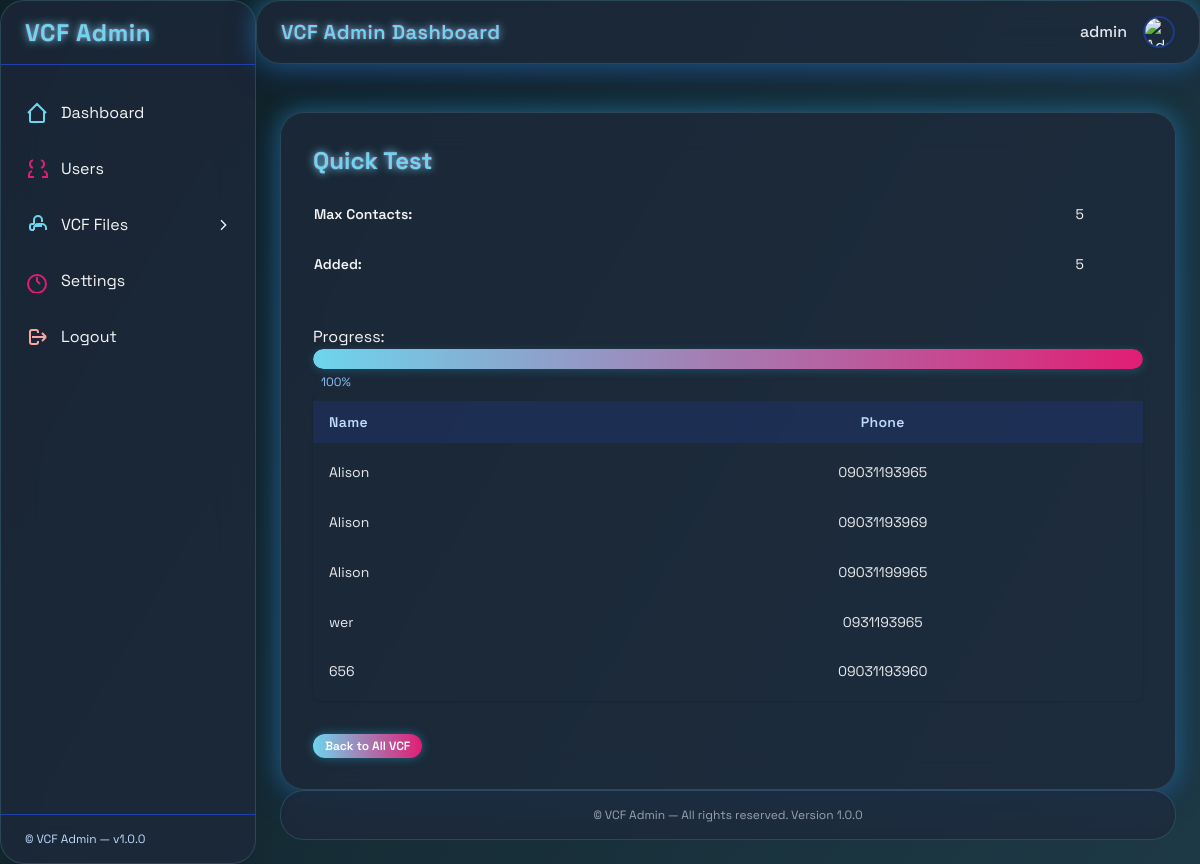
Screenshot of /customadmin/view-vcf/3/ (signed in) with the database file from the repository.
### vcfviewer/models.py (models this page shows, shortened)
class VCFFile(models.Model):
    name = models.CharField(max_length=100, unique=True)
    max_contacts = models.PositiveIntegerField()
    created_at = models.DateTimeField(auto_now_add=True)

class Contact(models.Model):
    vcf_file = models.ForeignKey(VCFFile, on_delete=models.CASCADE, related_name='contacts')
    name = models.CharField(max_length=255)
    phone = models.CharField(max_length=20)
    class Meta:
        unique_together = ('vcf_file', 'phone')

### common/decorators.py (the view)
    @login_required(login_url='/admin/login/')
    def _wrapped_view(request, *args, **kwargs):
        if not request.user.is_staff:
            return HttpResponseForbidden("Only staff members can access this area.")
        return view_func(request, *args, **kwargs)

### customadmin/views.py (called while the page is built)
@admin_required
def view_vcf_admin(request, vcf_id):
    vcf = VCFFile.objects.get(id=vcf_id)
    contacts = vcf.contacts.all()
    current_count = contacts.count()
    progress = int((current_count / vcf.max_contacts) * 100) if vcf.max_contacts else 0
    return render(request, 'customadmin/view_vcf.html', {
        'vcf': vcf,
        'contacts': contacts,
        'current_count': current_count,
        'progress': progress,
    })

### templates/customadmin/view_vcf.html (shortened to what this page needs)
{% extends 'customadmin/base.html' %}
{% block content %}
<div class="glass p-8 w-full mt-8">
  <h1 class="text-2xl font-bold neon mb-2">{{ vcf.name }}</h1>
    <table class="min-w-full text-left text-sm mb-8 border-separate border-spacing-y-2 double-spaced-table">
        <tr>
        <td class="font-semibold pr-4">Max Contacts:</td>
        <td>{{ vcf.max_contacts }}</td>
        </tr>
        <tr>
        <td class="font-semibold pr-4">Added:</td>
        <td>{{ current_count }}</td>
        </tr>
    </table>
    <tr>
        <td class="font-semibold pr-4">Progress:</td>
        <td>
          <div class="progress-bar">
            <div class="progress-bar-inner" style="width: {{ progress }}%"></div>
          </div>
          <span class="text-xs text-blue-300 ml-2">{{ progress }}%</span>
        </td>
        </tr>
<table class="min-w-full text-left text-sm mb-8 border-separate border-spacing-y-2 double-spaced-table bg-transparent rounded-lg overflow-hidden shadow">
  <thead>
    <tr class="border-b-2 border-blue-800 bg-blue-900/30">
      <th class="py-4 px-4 font-semibold tracking-wide text-blue-200">Name</th>
      <th class="py-4 px-4 font-semibold tracking-wide text-blue-200 text-center">Phone</th>
    </tr>
  </thead>
  <tbody>
    {% for contact in contacts %}
    <tr class="hover:bg-blue-900/30 transition">
      <td class="py-4 px-4 text-white/90">{{ contact.name }}</td>
      <td class="py-4 px-4 text-white/90 text-center">{{ contact.phone }}</td>
    </tr>
    {% empty %}
    <tr>
      <td colspan="2" class="text-blue-300 py-6 text-center">No contacts yet.</td>
    </tr>
    {% endfor %}
  </tbody>
</table>
  <a href="{% url 'customadmin:all_vcf' %}" class="glass-btn text-xs px-3 py-1">Back to All VCF</a>
</div>
{% endblock %}

### templates/customadmin/base.html (shortened to what this page needs)
<!DOCTYPE html>
<html lang="en">
<head>
  <script src="https://cdn.tailwindcss.com"></script>
</head>
<body class="min-h-screen md:flex bg-slate-900">
  <aside id="sidebar" class="glass fixed inset-y-0 left-0 z-30 w-64 h-screen transform transition-transform duration-300 -translate-x-full md:fixed md:top-0 md:left-0 md:h-screen md:z-40 md:translate-x-0 md:static md:transform-none md:flex md:flex-col shadow-xl">
    <div class="flex items-center h-16 px-6 border-b border-blue-800">
      <span class="text-2xl font-bold tracking-wide neon">VCF Admin</span>
    </div>
    <nav class="flex-1 py-6 px-2 space-y-2 scrollbar overflow-y-auto md:overflow-y-visible">
      <a href="{% url 'customadmin:dashboard' %}" class="flex items-center px-4 py-3 rounded-lg hover:bg-blue-800 transition group sidebar-link">
        <svg class="w-6 h-6 mr-3 neon" fill="none" stroke="currentColor" stroke-width="2" viewBox="0 0 24 24"><path d="M3 12l2-2m0 0l7-7 7 7M5 10v10a1 1 0 001 1h3m10-11l2 2m-2-2v10a1 1 0 01-1 1h-3m-6 0h6"/></svg>
        Dashboard
      </a>
      <a href="#" class="flex items-center px-4 py-3 rounded-lg hover:bg-blue-800 transition group sidebar-link">
        <svg class="w-6 h-6 mr-3 neon-accent" fill="none" stroke="currentColor" stroke-width="2" viewBox="0 0 24 24"><path d="M17 20h5v-2a4 4 0 00-3-3.87M9 20H4v-2a4 4 0 013-3.87M16 3.13a4 4 0 010 7.75M8 3.13a4 4 0 000 7.75"/></svg>
        Users
      </a>
      <div x-data="{ open: false }" class="relative">
        <button type="button" @click="open = !open" class="flex items-center px-4 py-3 rounded-lg hover:bg-blue-800 transition group sidebar-link w-full justify-between">
          <span class="flex items-center">
            <svg class="w-6 h-6 mr-3 neon" fill="none" stroke="currentColor" stroke-width="2" viewBox="0 0 24 24"><path d="M9 17v-2a4 4 0 014-4h4a4 4 0 014 4v2M9 17H7a2 2 0 01-2-2v-2a2 2 0 012-2h2m0 0V7a4 4 0 014-4h0a4 4 0 014 4v2m-8 4h8"/></svg>
            VCF Files
          </span>
          <svg :class="{'rotate-90': open}" class="w-4 h-4 ml-2 transition-transform" fill="none" stroke="currentColor" stroke-width="2" viewBox="0 0 24 24"><path d="M9 5l7 7-7 7"/></svg>
        </button>
      </div>
      <a href="#" class="flex items-center px-4 py-3 rounded-lg hover:bg-blue-800 transition group sidebar-link">
        <svg class="w-6 h-6 mr-3 neon-accent" fill="none" stroke="currentColor" stroke-width="2" viewBox="0 0 24 24"><path d="M12 8v4l3 3m6 0a9 9 0 11-18 0 9 9 0 0118 0z"/></svg>
        Settings
      </a>
      <a href="{% url 'customadmin:logout' %}" class="flex items-center px-4 py-3 rounded-lg hover:bg-red-600 transition group mt-8 sidebar-link">
        <svg class="w-6 h-6 mr-3 text-red-300 group-hover:text-white" fill="none" stroke="currentColor" stroke-width="2" viewBox="0 0 24 24"><path d="M17 16l4-4m0 0l-4-4m4 4H7m6 4v1a2 2 0 01-2 2H7a2 2 0 01-2-2V7a2 2 0 012-2h4a2 2 0 012 2v1"/></svg>
        Logout
      </a>
    </nav>
    <div class="px-6 py-4 border-t border-blue-800 text-xs text-blue-200">
      &copy; {{ now|date:'Y' }} VCF Admin &mdash; v1.0.0
    </div>
  </aside>
  <header class="fixed top-0 left-0 right-0 z-50 glass flex items-center justify-between px-6 h-16 backdrop-blur-lg md:ml-64 transition-all duration-300">
    <div class="flex items-center">
      <span class="text-xl font-semibold neon tracking-wide">VCF Admin Dashboard</span>
    </div>
    <div class="flex items-center space-x-4">
      <span class="text-gray-200 font-medium">{{ request.user.username }}</span>
      <img src="https://img.icons8.com/ios-filled/50/1e293b/admin-settings-male.png" alt="Admin" class="w-8 h-8 rounded-full border-2 border-blue-900 shadow glass-avatar" />
    </div>
  </header>
  <main class="flex-1 flex flex-col min-h-screen transition-all duration-300 p-6 overflow-x-hidden md:ml-64 pt-20">
    {% block content %}{% endblock %}
  <footer class="glass shadow-inner py-4 px-6 text-center text-xs text-gray-400 mt-auto">
    &copy; {{ now|date:'Y' }} VCF Admin &mdash; All rights reserved. Version 1.0.0
  </footer>
  </main>
</body>
</html>

### templates/customadmin/base.html (style rules this page uses)
body { font-family: 'Space Grotesk', 'Segoe UI', Arial, sans-serif; background: linear-gradient(120deg, #0f2027 0%, #2c5364 100%); background-size: 200% 200%; animation: bgMove 18s ease-in-out infinite; color: #f5f5f5; overflow-x: hidden; }
.glass { background: rgba(30, 41, 59, 0.7); border: 1.5px solid rgba(109, 213, 237, 0.18); box-shadow: 0 8px 32px 0 rgba(31, 38, 135, 0.37), 0 0 24px #2193b0a0; backdrop-filter: blur(18px); border-radius: 1.5rem; transition: transform 0.35s cubic-bezier(.4,2,.3,1), box-shadow 0.35s; position: relative; overflow: hidden; }
.neon { color: #6dd5ed; text-shadow: 0 0 8px #6dd5ed, 0 0 2px #e11d74; }
.neon-accent { color: #e11d74; text-shadow: 0 0 8px #e11d74, 0 0 2px #6dd5ed; }
.glass-btn { background: linear-gradient(90deg, #6dd5ed 0%, #e11d74 100%); color: #fff; font-weight: 600; border-radius: 12px; padding: 0.5rem 1.25rem; box-shadow: 0 0 10px #2193b0a0; transition: all 0.3s cubic-bezier(.4,2,.3,1); border: none; outline: none; }

### templates/customadmin/view_vcf.html (style rules this page uses)
.progress-bar { width: 100%; height: 1.25rem; background: rgba(30,41,59,0.5); border-radius: 0.75rem; overflow: hidden; box-shadow: 0 2px 8px #2193b055; position: relative; }
.progress-bar-inner { height: 100%; background: linear-gradient(90deg, #6dd5ed 0%, #e11d74 100%); border-radius: 0.75rem; transition: width 0.6s cubic-bezier(.4,2,.3,1); box-shadow: 0 0 12px #6dd5ed88; }
.double-spaced-table th, .double-spaced-table td { padding-top: 0.35rem; padding-bottom: 0.35rem; line-height: 2.2; vertical-align: middle; }
.double-spaced-table tr { border-bottom-width: 2px; }

### rows the page displays
VCFFile: name "Quick Test", max_contacts "5"
Contact: name "Alison", phone "09031193965"
Contact: name "Alison", phone "09031193969"
Contact: name "Alison", phone "09031199965"
Contact: name "wer", phone "0931193965"
Contact: name "656", phone "09031193960"

### other values shown
{{ request.user.username }} "admin"
{{ current_count }} "5"
{{ progress }} "100"
